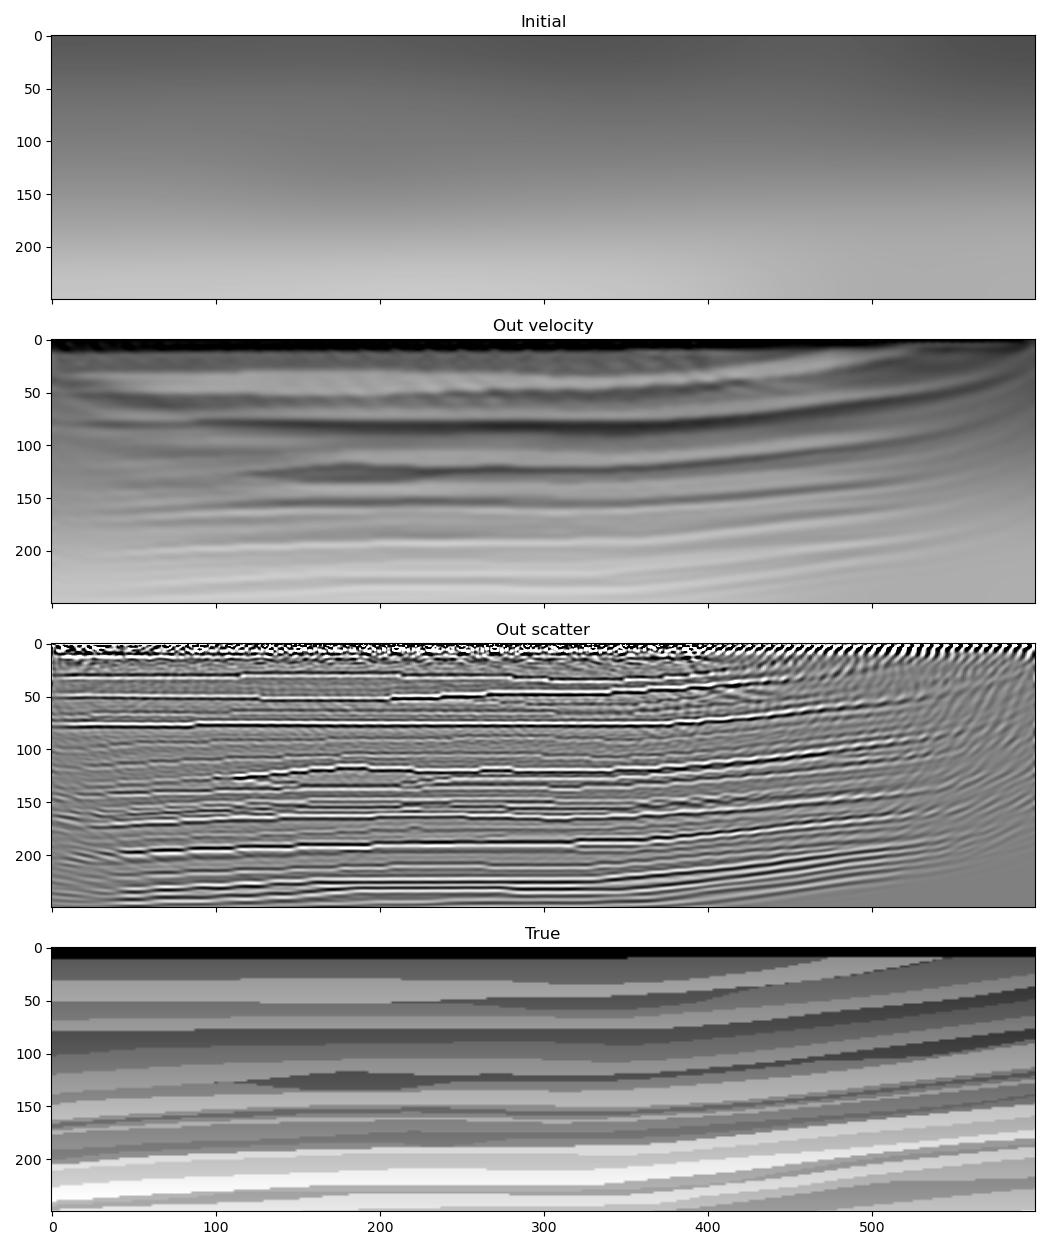

Python code for this plot:
"""This script demonstrates joint migration inversion using Deepwave,
where both the velocity model and the scattering potential are inverted simultaneously.
"""

import matplotlib.pyplot as plt
import torch
import torchvision
from scipy.ndimage import gaussian_filter

import deepwave
from deepwave import scalar_born

device = torch.device("cuda" if torch.cuda.is_available() else "cpu")
ny_full = 2301
nx_full = 751
dx = 4.0
v_true_full = torch.from_file("marmousi_vp.bin", size=ny_full * nx_full).reshape(
    ny_full,
    nx_full,
)

# Select portion of model for inversion
ny = 600
nx = 250
v_true = v_true_full[:ny, :nx]

# Smooth to use as starting model
v_init = torch.tensor(1 / gaussian_filter(1 / v_true.numpy(), 40)).to(device)
v = v_init.clone()
v.requires_grad_()

n_shots = 115

n_sources_per_shot = 1
d_source = 20  # 20 * 4m = 80m
first_source = 10  # 10 * 4m = 40m
source_depth = 2  # 2 * 4m = 8m

n_receivers_per_shot = 384
d_receiver = 6  # 6 * 4m = 24m
first_receiver = 0  # 0 * 4m = 0m
receiver_depth = 2  # 2 * 4m = 8m

freq = 25
nt = 750
dt = 0.004
peak_time = 1.5 / freq

observed_data = torch.from_file(
    "marmousi_data.bin",
    size=n_shots * n_receivers_per_shot * nt,
).reshape(n_shots, n_receivers_per_shot, nt)

# Select portion of data for inversion
n_shots_subset = 20
n_receivers_per_shot_subset = 100
nt_subset = 300
observed_data = observed_data[
    :n_shots_subset,
    :n_receivers_per_shot_subset,
    :nt_subset,
].to(device)

# source_locations
source_locations = torch.zeros(
    n_shots,
    n_sources_per_shot,
    2,
    dtype=torch.long,
    device=device,
)
source_locations[..., 1] = source_depth
source_locations[:, 0, 0] = torch.arange(n_shots) * d_source + first_source

# receiver_locations
receiver_locations = torch.zeros(
    n_shots,
    n_receivers_per_shot,
    2,
    dtype=torch.long,
    device=device,
)
receiver_locations[..., 1] = receiver_depth
receiver_locations[:, :, 0] = (
    torch.arange(n_receivers_per_shot) * d_receiver + first_receiver
).repeat(n_shots, 1)

# source_amplitudes
source_amplitudes = (
    (deepwave.wavelets.ricker(freq, nt, dt, peak_time))
    .repeat(n_shots, n_sources_per_shot, 1)
    .to(device)
)

# Setup optimiser to perform inversion
scatter = torch.zeros(ny, nx, device=device)
scatter.requires_grad_()
optimiser = torch.optim.LBFGS([v, scatter], lr=1)
loss_fn = torch.nn.MSELoss()

# Run optimisation/inversion
n_epochs = 14


def closure():
    optimiser.zero_grad()
    # Remove high wavenumbers from the velocity model
    v_smooth = torchvision.transforms.functional.gaussian_blur(
        v[None],
        [11, 11],
    ).squeeze()
    # Remove low wavenumbers from the scattering model
    scatter_sharp = scatter - (
        torchvision.transforms.functional.gaussian_blur(
            scatter[None],
            [11, 11],
        ).squeeze()
    )
    out = scalar_born(
        v_smooth,
        scatter_sharp,
        dx,
        dt,
        source_amplitudes=source_amplitudes,
        source_locations=source_locations,
        receiver_locations=receiver_locations,
        bg_receiver_locations=receiver_locations,
        pml_freq=freq,
    )
    loss = 1e10 * loss_fn(out[-1] + out[-2], observed_data)
    loss.backward()
    print(loss.detach().item())
    return loss.item()


for epoch in range(n_epochs):
    print(epoch)
    optimiser.step(closure)

v_smooth = torchvision.transforms.functional.gaussian_blur(
    v.detach().cpu()[None],
    [11, 11],
).squeeze()
scatter_sharp = scatter.detach().cpu() - (
    torchvision.transforms.functional.gaussian_blur(
        scatter.detach().cpu()[None],
        [11, 11],
    ).squeeze()
)

# Plot
vmin = v_true.min()
vmax = v_true.max()
smin, smax = torch.quantile(scatter_sharp, torch.tensor([0.02, 0.98]))
_, ax = plt.subplots(4, figsize=(10.5, 12.5), sharex=True, sharey=True)
ax[0].imshow(v_init.cpu().T, aspect="auto", cmap="gray", vmin=vmin, vmax=vmax)
ax[0].set_title("Initial")
ax[1].imshow(v_smooth.T, aspect="auto", cmap="gray", vmin=vmin, vmax=vmax)
ax[1].set_title("Out velocity")
ax[2].imshow(scatter_sharp.T, aspect="auto", cmap="gray", vmin=smin, vmax=smax)
ax[2].set_title("Out scatter")
ax[3].imshow(v_true.cpu().T, aspect="auto", cmap="gray", vmin=vmin, vmax=vmax)
ax[3].set_title("True")
plt.tight_layout()
plt.savefig("example_joint_migration_inversion.jpg")
